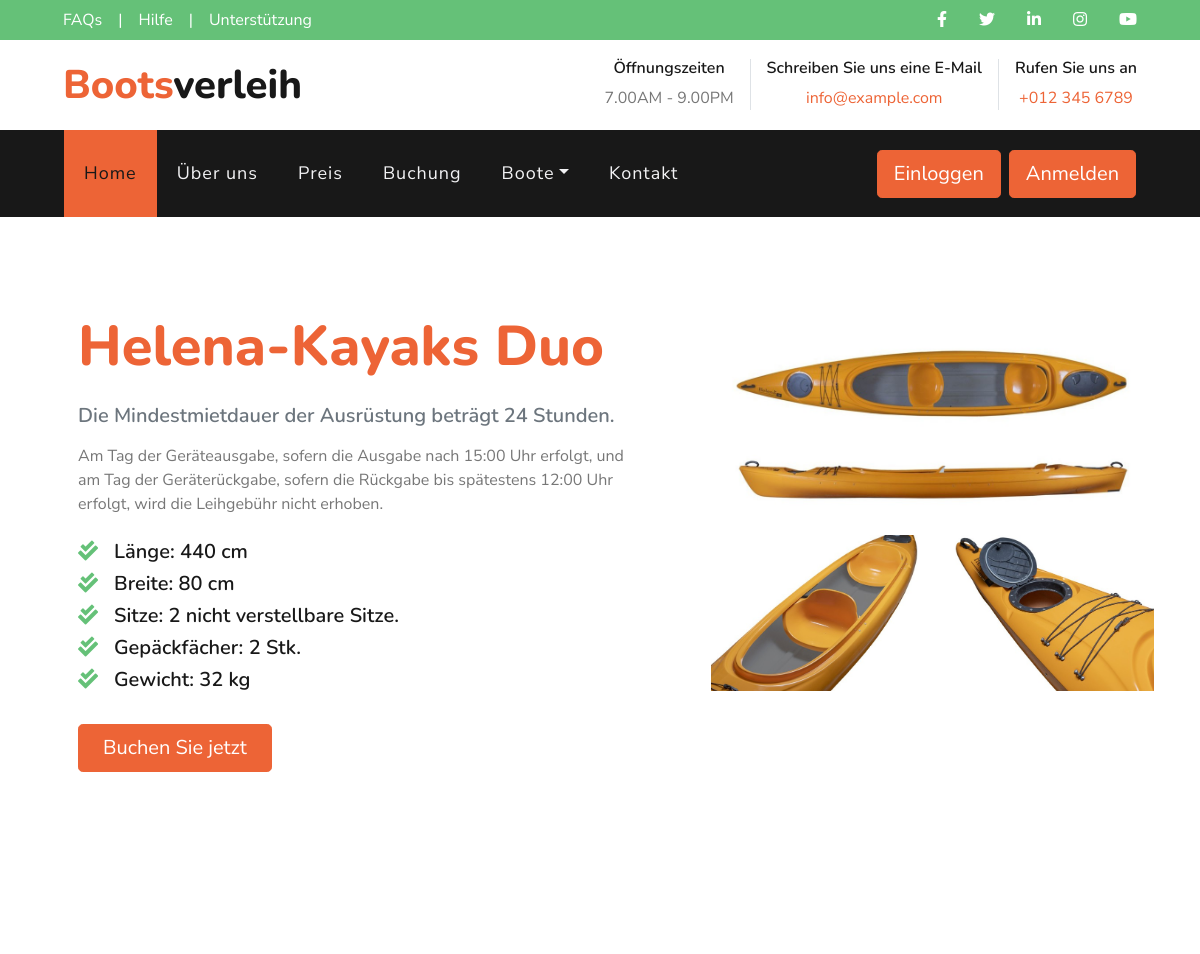
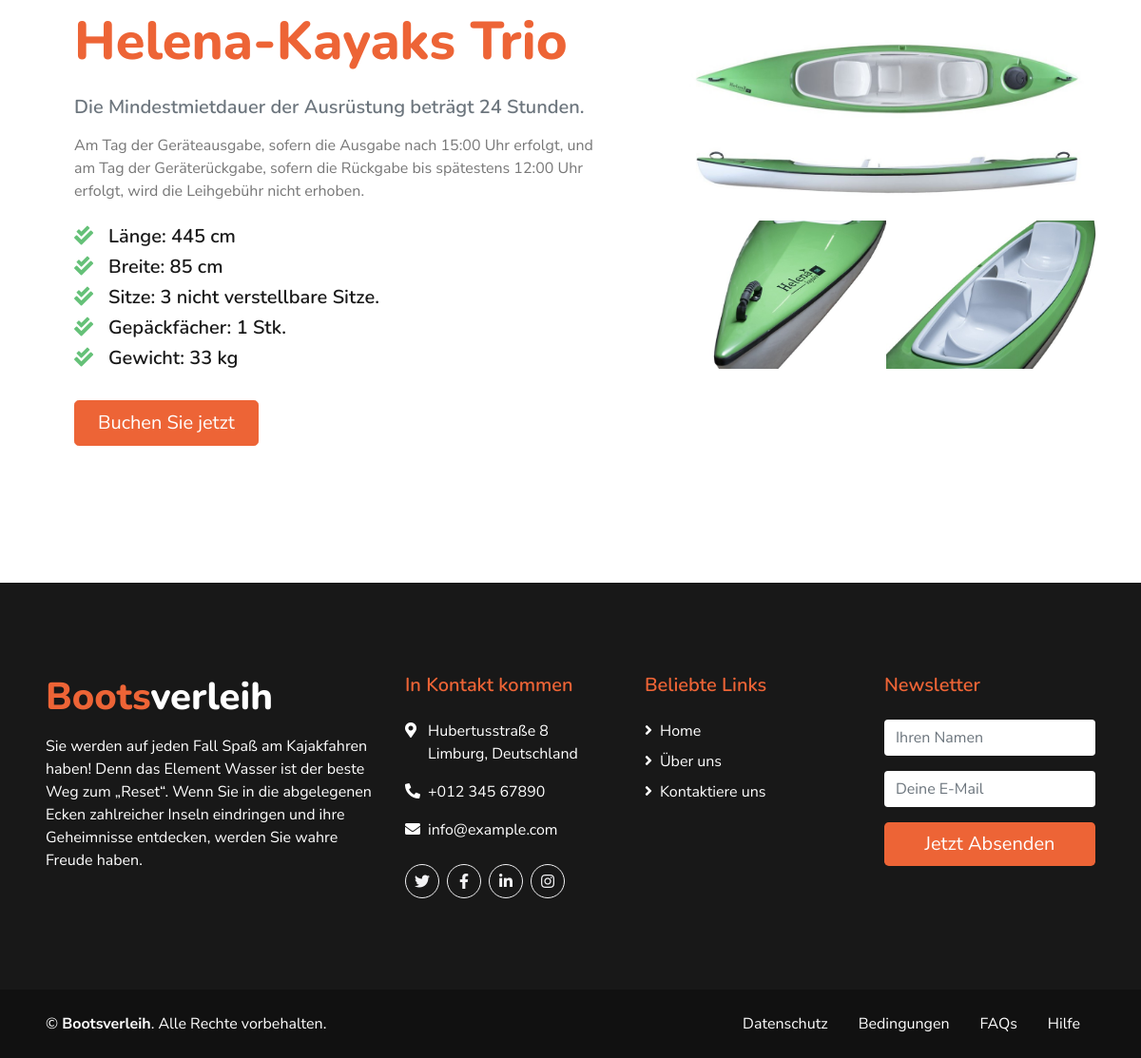
Page /boat.php?categorie=kayaky on the committed database (2 pictures, top to bottom).
### tables this page shows
CREATE TABLE `boat` (
  `id` int(11) NOT NULL,
  `name` varchar(255) NOT NULL,
  `price` int(11) NOT NULL,
  `category_slug` varchar(255) NOT NULL,
  `image_1` varchar(255) NOT NULL,
  `image_2` varchar(255) NOT NULL,
  `image_3` varchar(255) NOT NULL,
  `length` int(11) NOT NULL,
  `width` int(11) NOT NULL,
  `seats` int(11) NOT NULL,
  `baggage` int(11) NOT NULL,
  `weight` decimal(10,0) NOT NULL
);

### src/database.php (called while the page is built, shortened)
<?php
function connect()
{
  $servername = "localhost";
  $username = "root";
  $password = "";
  $dbname = "boots_verleih";
  $conn = new mysqli($servername, $username, $password, $dbname);
  return $conn;
}
function selectBoote($category_slug)
{
  $conn = connect();
  $sql = "SELECT * FROM boat WHERE category_slug = '" . $category_slug . "'";
  $result = $conn->query($sql);
  if ($result->num_rows > 0) {
    while ($row = $result->fetch_assoc()) {
      $boote[] = $row;
    }
  } else {
    $boote = [];
  }
  return  $boote;
}

### boat.php (the view, shortened to what this page needs)
<!DOCTYPE html>
<html lang="en">
<head>
    <link href="https://cdnjs.cloudflare.com/ajax/libs/font-awesome/5.10.0/css/all.min.css" rel="stylesheet">
    <link href="assets/lib/tempusdominus/css/tempusdominus-bootstrap-4.min.css" rel="stylesheet" />
    <link href="assets/lib/popup/css/popup.css" rel="stylesheet" />
    <link href="assets/css/style.css" rel="stylesheet">
</head>
<body>
    <?php include('parts/_header.php'); ?>
    <?php include('parts/_navbar.php'); ?>
    <?php $boote = !empty($_GET['categorie']) ? selectBoote($_GET['categorie']) : [];
    ?>
    <?php foreach ($boote as $boot) : ?>
        <div class="container py-5">
            <div class="row py-5">
                <div class="col-lg-7 pb-5 pb-lg-0 px-3 px-lg-5">
                    <h1 class="display-4 mb-4"><span class="text-primary"><?= $boot['name'] ?></span></h1>
                    <h5 class="text-muted mb-3">Die Mindestmietdauer der Ausrüstung beträgt 24 Stunden.</h5>
                    <p class="mb-4">Am Tag der Geräteausgabe, sofern die Ausgabe nach 15:00 Uhr erfolgt, und am Tag der Geräterückgabe, sofern die Rückgabe bis spätestens 12:00 Uhr erfolgt, wird die Leihgebühr nicht erhoben.</p>
                    <ul class="list-inline">
                        <li>
                            <h5><i class="fa fa-check-double text-secondary mr-3"></i>Länge: <?= $boot['length'] ?> cm</h5>
                        </li>
                        <li>
                            <h5><i class="fa fa-check-double text-secondary mr-3"></i>Breite: <?= $boot['width'] ?> cm</h5>
                        </li>
                        <li>
                            <h5><i class="fa fa-check-double text-secondary mr-3"></i>Sitze: <?= $boot['seats'] ?> nicht verstellbare Sitze.</h5>
                        </li>
                        <li>
                            <h5><i class="fa fa-check-double text-secondary mr-3"></i>Gepäckfächer: <?= $boot['baggage'] ?> Stk.</h5>
                        </li>
                        <li>
                            <h5><i class="fa fa-check-double text-secondary mr-3"></i>Gewicht: <?= $boot['weight'] ?> kg</h5>
                        </li>
                    </ul>
                    <a href="" class="btn btn-lg btn-primary mt-3 px-4 cd-popup-trigger" data-boot-id="<?= $boot['id'] ?>">Buchen Sie jetzt</a>
                </div>
                <div class="col-lg-5">
                    <div class="row px-3">
                        <div class="col-12 p-0">
                            <img class="img-fluid w-100" src="<?= $boot['image_1'] ?>" alt="">
                        </div>
                        <div class="col-6 p-0">
                            <img class="img-fluid w-100" src="<?= $boot['image_2'] ?>" alt="">
                        </div>
                        <div class="col-6 p-0">
                            <img class="img-fluid w-100" src="<?= $boot['image_3'] ?>" alt="">
                        </div>
                    </div>
                </div>
            </div>
        </div>
    <?php endforeach; ?>
    <?php include('parts/_footer.php'); ?>
</body>
</html>

### rows in the picture
boat: name "Helena-Kayaks Duo", length "440", width "80", seats "2", baggage "2", weight "32", image_1 (picture), image_2 (picture), image_3 (picture)
boat: name "Helena-Kayaks Trio", length "445", width "85", seats "3", baggage "1", weight "33", image_1 (picture), image_2 (picture), image_3 (picture)
